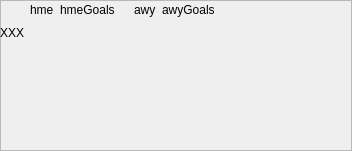
<?xml version="1.0" encoding="UTF-8"?>
<ui version="4.0">
 <class>ScreenGraphicsFrame</class>
 <widget class="QFrame" name="ScreenGraphicsFrame">
  <property name="geometry">
   <rect>
    <x>0</x>
    <y>0</y>
    <width>352</width>
    <height>151</height>
   </rect>
  </property>
  <property name="windowTitle">
   <string notr="true"/>
  </property>
  <property name="frameShape">
   <enum>QFrame::StyledPanel</enum>
  </property>
  <property name="frameShadow">
   <enum>QFrame::Raised</enum>
  </property>
  <widget class="QWidget" name="gridLayoutWidget">
   <property name="geometry">
    <rect>
     <x>0</x>
     <y>0</y>
     <width>351</width>
     <height>91</height>
    </rect>
   </property>
   <layout class="QGridLayout" name="gridLayout">
    <item row="0" column="7">
     <spacer name="horizontalSpacer">
      <property name="orientation">
       <enum>Qt::Horizontal</enum>
      </property>
      <property name="sizeHint" stdset="0">
       <size>
        <width>40</width>
        <height>20</height>
       </size>
      </property>
     </spacer>
    </item>
    <item row="0" column="0">
     <widget class="QLabel" name="SGFhomeTeamFlag">
      <property name="text">
       <string notr="true"/>
      </property>
      <property name="pixmap">
       <pixmap resource="teams.qrc">:/images/flags/Andorra.png</pixmap>
      </property>
      <property name="scaledContents">
       <bool>true</bool>
      </property>
     </widget>
    </item>
    <item row="0" column="3">
     <widget class="QLabel" name="SGFawayTeamFlag">
      <property name="text">
       <string notr="true"/>
      </property>
      <property name="pixmap">
       <pixmap resource="teams.qrc">:/images/flags/Austria.png</pixmap>
      </property>
      <property name="scaledContents">
       <bool>true</bool>
      </property>
     </widget>
    </item>
    <item row="0" column="1">
     <widget class="QLabel" name="SGFhomeTeamName">
      <property name="text">
       <string notr="true">hme</string>
      </property>
      <property name="scaledContents">
       <bool>true</bool>
      </property>
     </widget>
    </item>
    <item row="0" column="4">
     <widget class="QLabel" name="SGFawayTeamName">
      <property name="text">
       <string notr="true">awy</string>
      </property>
      <property name="scaledContents">
       <bool>true</bool>
      </property>
     </widget>
    </item>
    <item row="1" column="0">
     <widget class="QLabel" name="scoreTextLabel">
      <property name="text">
       <string notr="true">XXX</string>
      </property>
     </widget>
    </item>
    <item row="2" column="0">
     <spacer name="verticalSpacer">
      <property name="orientation">
       <enum>Qt::Vertical</enum>
      </property>
      <property name="sizeHint" stdset="0">
       <size>
        <width>20</width>
        <height>40</height>
       </size>
      </property>
     </spacer>
    </item>
    <item row="0" column="2">
     <widget class="QLabel" name="SGFhomeGoals">
      <property name="text">
       <string notr="true">hmeGoals</string>
      </property>
      <property name="scaledContents">
       <bool>true</bool>
      </property>
     </widget>
    </item>
    <item row="0" column="5">
     <widget class="QLabel" name="SGFawayGoals">
      <property name="text">
       <string notr="true">awyGoals</string>
      </property>
      <property name="scaledContents">
       <bool>true</bool>
      </property>
     </widget>
    </item>
   </layout>
  </widget>
 </widget>
 <resources>
  <include location="teams.qrc"/>
 </resources>
 <connections/>
</ui>
